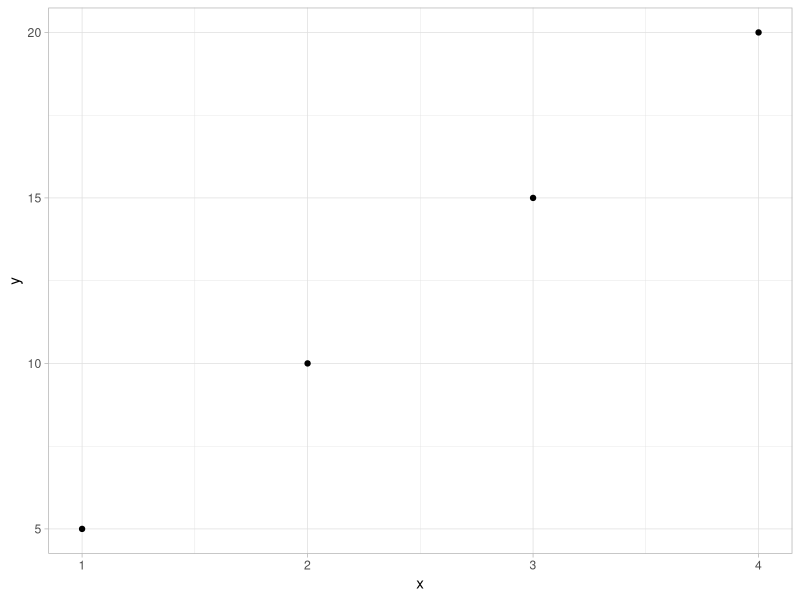

Reproduce this figure in R.
## ---- chunk 1
knitr::opts_chunk$set(
  collapse = TRUE,
  comment = "#>",
  fig.path = "../man/figures/gibbs-",
  out.width = "100%"
)
library(ggplot2)
## ---- chunk 2
x <- c(1, 2, 3, 4)
y <- c(5, 10, 15, 20)
mydata <- data.frame(x, y)
ggplot(mydata, aes(x, y))+
  geom_point()+
  theme_light()+
  NULL
